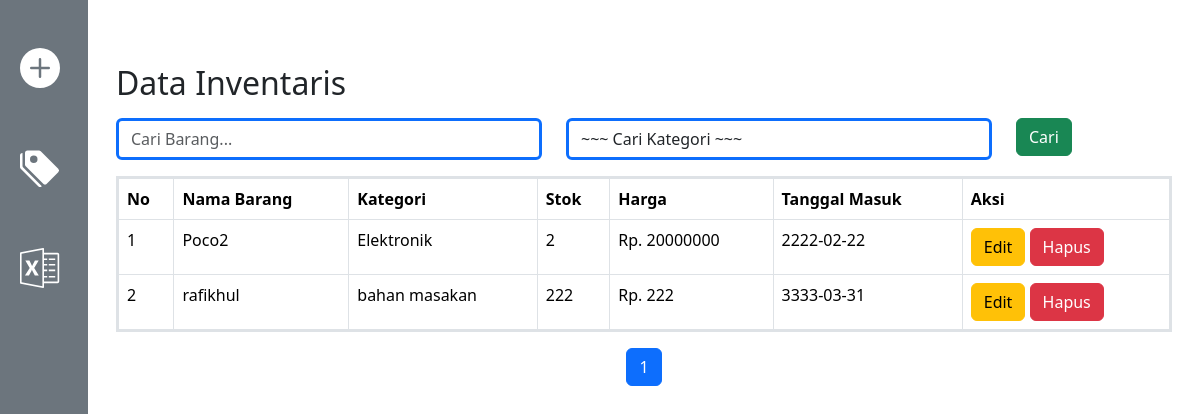
Page /ukk/index.php on the committed database.
### tables this page shows
CREATE TABLE `barang` (
  `id_barang` int(11) NOT NULL,
  `nama_barang` varchar(255) NOT NULL,
  `id_kategori` int(11) NOT NULL,
  `jumlah_stok` int(11) NOT NULL,
  `harga_barang` double NOT NULL,
  `tanggal_masuk` date NOT NULL
);

CREATE TABLE `kategori` (
  `id_kategori` int(11) NOT NULL,
  `nama_kategori` varchar(255) NOT NULL
);

### ukk/index.php (the view, shortened to what this page needs)
<?php include 'koneksi.php'; ?>
<!DOCTYPE html>
<html lang="en">
<head>
    <link href="https://cdn.jsdelivr.net/npm/bootstrap@5.3.5/dist/css/bootstrap.min.css" rel="stylesheet">
</head>
<body>
<div class="container-fluid">
    <div class="row">
            <div class="col-sm-auto bg-secondary sticky-top">
                <div class="d-flex flex-sm-column flex-row flex-nowrap bg-secondary align-items-center sticky-top">
                        <a  class="d-block p-3 link-dark text-decoration-none" title="Tambah data" data-bs-toggle="tooltip" data-bs-placement="right" data-bs-original-title="Icon-only">
                        </a>
                    <ul class="nav nav-pills nav-flush flex-sm-column flex-row flex-nowrap mb-auto mx-auto text-center align-items-center">
                        <li class="nav-item">
                            <a href="tambah.php" class="nav-link py-3 px-2 mb-4" title="Tambah Barang" data-bs-toggle="tooltip" data-bs-placement="right" data-bs-original-title="Home">
                                <svg xmlns="http://www.w3.org/2000/svg" width="40" height="40" fill="white" class="bi bi-plus-circle-fill me-2 mb-1" viewBox="0 0 16 16">
                                <path d="M16 8A8 8 0 1 1 0 8a8 8 0 0 1 16 0M8.5 4.5a.5.5 0 0 0-1 0v3h-3a.5.5 0 0 0 0 1h3v3a.5.5 0 0 0 1 0v-3h3a.5.5 0 0 0 0-1h-3z"/>
                                </svg>
                            </a>
                        </li>
                        <li>
                            <a href="kategori.php" class="nav-link py-3 px-2 mb-4" title="Tambah Kategori" data-bs-toggle="tooltip" data-bs-placement="right" data-bs-original-title="Dashboard">
                            </a>
                        </li>
                        <li>
                            <a href="" id="btnexport" class="nav-link py-3 px-2 mb-4" title="Download Excel" data-bs-toggle="tooltip" data-bs-placement="right" data-bs-original-title="Orders">
                            </a>
                        </li>
                    </ul>
                </div>
            </div>
        <div class="col-sm p-3 min-vh-100">
            <div class="container mt-5">
                <h2>Data Inventaris</h2>
                <form method="GET" class="row mt-3 mb-3">
                    <div class="col-md-5">
                        <input type="text" class="form-control border-3 border-primary" name="search" placeholder="Cari Barang...">
                    </div>
                    <div class="col-md-5">
                        <select name="filter_kategori" class="form-control border-3 border-primary">
                            <option value="">~~~ Cari Kategori ~~~</option>
                        </select>
                    </div>
                    <div class="col-md-2">
                        <button class="btn btn-success">Cari</button>
                    </div>
                </form>
                <table class="table table-bordered border border-3">
                <tr>
                    <th>No</th>
                    <th>Nama Barang</th>
                    <th>Kategori</th>
                    <th>Stok</th>
                    <th>Harga</th>
                    <th>Tanggal Masuk</th>
                    <th>Aksi</th>
                </tr>
                <?php
                $no = "1";
                $where = "";
                $limit = 5;
                $page = isset($_GET['page']) ? $_GET['page'] : 1;
                $start = ($page - 1) * $limit;
                $total_data = mysqli_num_rows(mysqli_query($conn, "SELECT * FROM barang"));
                $total_page = ceil($total_data / $limit);
                $query = "SELECT barang.*, kategori.nama_kategori FROM barang
                            JOIN kategori ON barang.id_kategori = kategori.id_kategori
                            WHERE 1=1 $where LIMIT $start, $limit";
                $data = mysqli_query($conn, $query);
                while ($d = mysqli_fetch_array($data)) {
                    echo "<tr>
                        <td>$no</td>
                        <td>$d[nama_barang]</td>
                        <td>$d[nama_kategori]</td>
                        <td>$d[jumlah_stok]</td>
                        <td>Rp. $d[harga_barang]</td>
                        <td>$d[tanggal_masuk]</td>
                        <td>
                            <a href='edit.php?id=$d[id_barang]' class='btn btn-warning'>Edit</a>
                            <a href='#' class='btn btn-danger' onclick='konfirmasiHapus(".$d['id_barang'].")'>Hapus</a>
                        </td>
                    </tr>";
                    $no++;
                }
                ?>
                </table>
                <nav>
                    <ul class="pagination justify-content-center">
                    <?php
                    for ($i=1; $i<=$total_page; $i++) {
                        if ($i == $page) {
                            echo "<li class='page-item active'><a class='page-link' href='#'>$i</a></li>";
                        } else {
                            echo "<li class='page-item'><a class='page-link' href='index.php?page=$i'>$i</a></li>";
                        }
                    }
                    ?>
                    </ul>
                </nav>
            </div>
        </div>
    </div>
</div>
</body>
</html>

### rows in the picture
barang: nama_barang "Poco2", id_kategori.nama_kategori "Elektronik", jumlah_stok "2", harga_barang "20000000", tanggal_masuk "2222-02-22"
barang: nama_barang "rafikhul", id_kategori.nama_kategori "bahan masakan", jumlah_stok "222", harga_barang "222", tanggal_masuk "3333-03-31"
